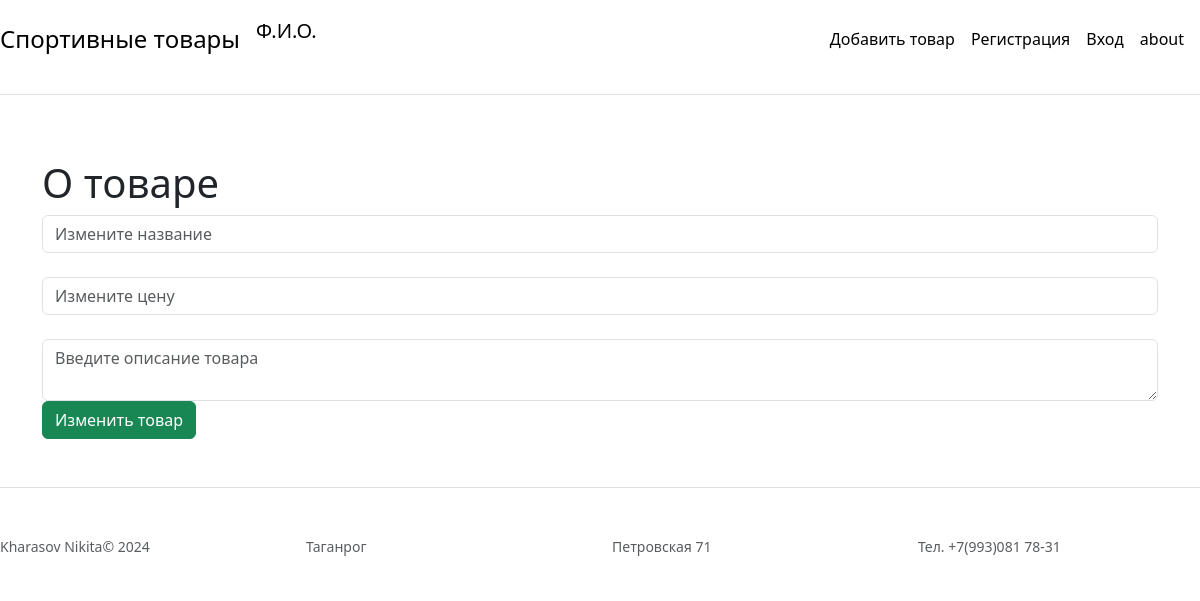
/1/update, run on an earlier commit of the app's database.
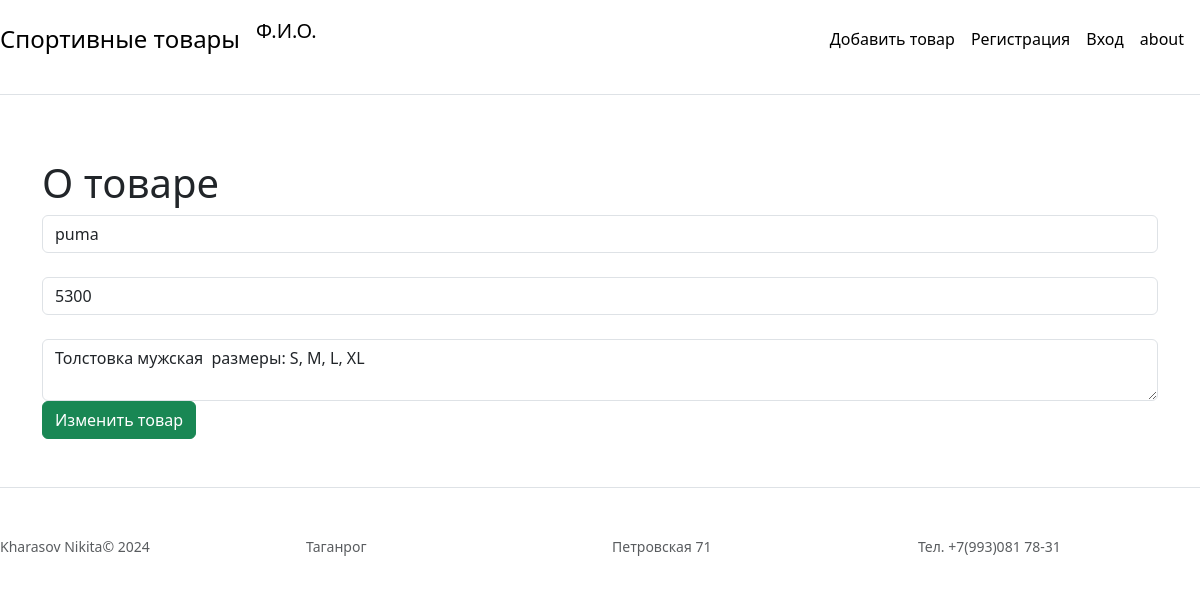
And on a later commit of the database.
### main.py (models this page shows, shortened)
class Item(db.Model):
    id = db.Column(db.Integer, primary_key=True)
    title = db.Column(db.String(100), nullable=False)
    price = db.Column(db.Integer, nullable=False)
    isActive = db.Column(db.Boolean, default=True)
    text = db.Column(db.Text, nullable=False)

### main.py (the view)
@app.route ('/<int:id>/update', methods = ['POST', 'GET'])
def Update(id):
    item = Item.query.get(id)
    if request.method == "POST":
        item.title = request.form['title']
        item.price = request.form['price']
        item.text = request.form['text']
        try:
            db.session.commit()
            return redirect('/index')
        except:
            return "Получилась ошибка"
    else:
        return render_template('update.html', item=item)

### main.py (called while the page is built)
@app.after_request
def redirect_to_signin(response):
    if response.status_code == 401:
        return redirect(url_for('/login') + '?next=' + request.url)
    return response

### templates/update.html (shortened to what this page needs)
{% extends 'base.html' %}
{% block body%}
<header>
    <div class="d-flex flex-column flex-md-row align-items-center pb-3 mb-4 border-bottom">
      <a href="/idnex" class="d-flex align-items-center link-body-emphasis text-decoration-none">
        <span class="fs-4">Спортивные товары</span>
      </a>
          <p class=" p-3 fs-5 d-flex align-items-center link-body-emphasis text-decoration-none padding-left">Ф.И.О.</p>
      <nav class="d-inline-flex mt-2 mt-md-0 ms-md-auto">
        <a class="me-3 py-2 link-body-emphasis text-decoration-none" href="/create">Добавить товар</a>
        <a class="me-3 py-2 link-body-emphasis text-decoration-none" href="/">Регистрация</a>
        <a class="me-3 py-2 link-body-emphasis text-decoration-none" href="/">Вход</a>
        <a class="me-3 py-2 link-body-emphasis text-decoration-none" href="/about">about</a>
      </nav>
    </div>
    <div class="pricing-header p-3 pb-md-4 mx-auto text-center">
    </div>
  </header>
    <div class="container">
        <h1>О товаре</h1>
        <form method="POST">
            <input type="text" class="form-control" name="title" id="title" value="{{ item.title }}" placeholder="Измените название"><br>
            <input type="number" class="form-control" name="price" id="price" value="{{ item.price }}" placeholder="Измените цену"><br>
            <textarea name="text" id="text" class="form-control" placeholder="Введите описание товара">{{ item.text }}</textarea>
            <button class="btn btn-success" type="submit">Изменить товар</button>
        </form>
    </div>
{% endblock %}

What changed in the data, as far as the page shows it:
added Item: title "puma", price "5300"
Also different on the page:
form field text: (not shown) → "Толстовка мужская размеры: S, M, L, XL"
